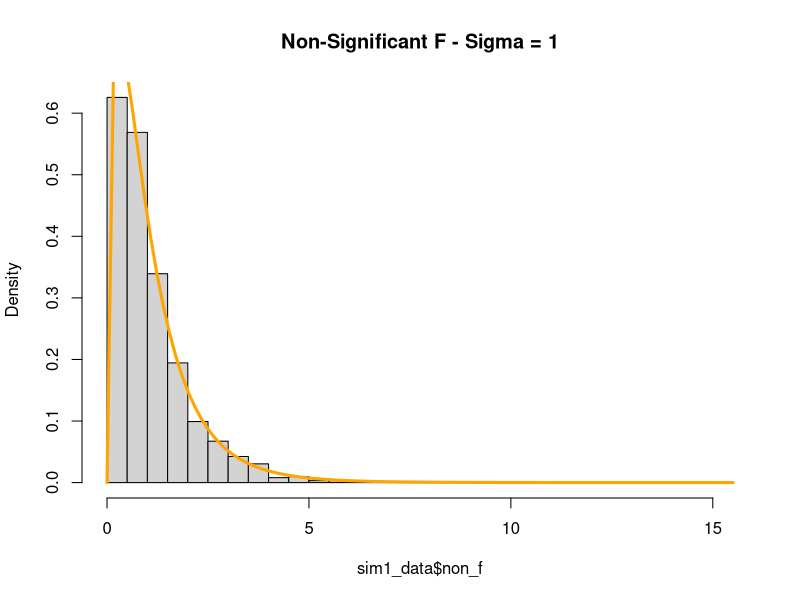
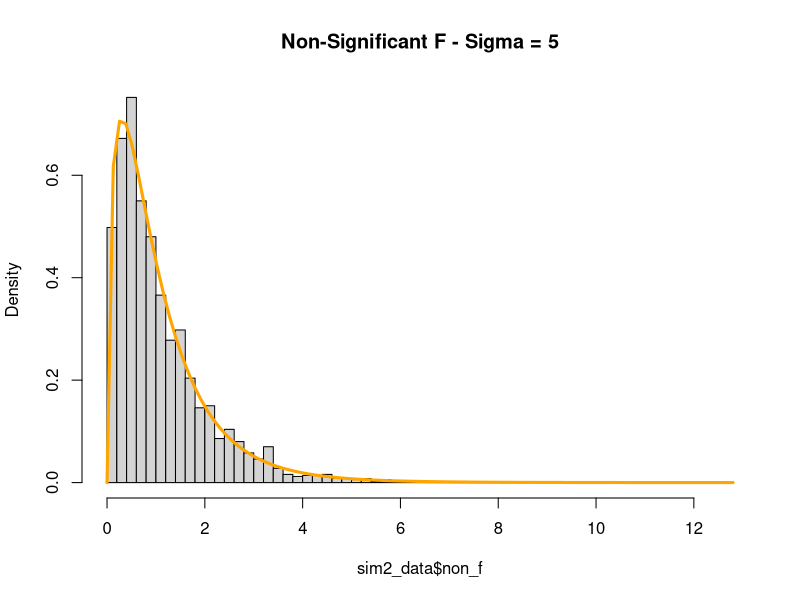
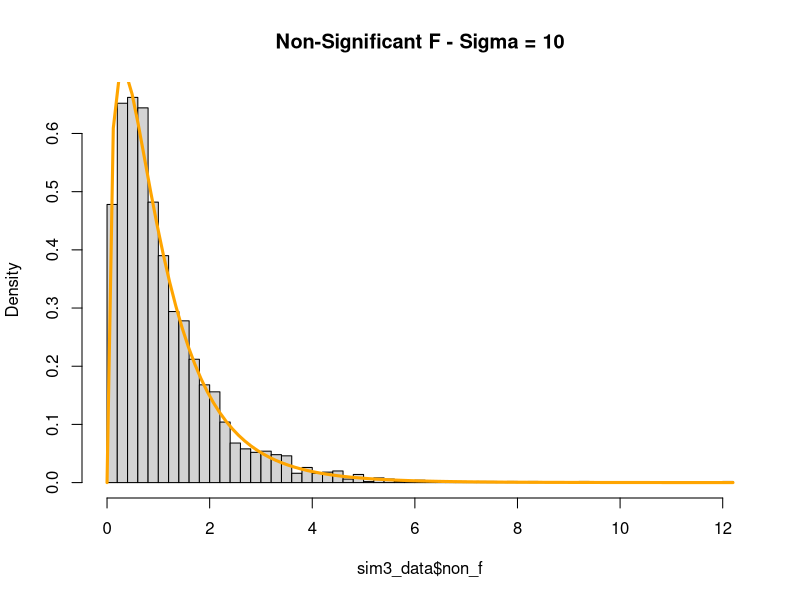
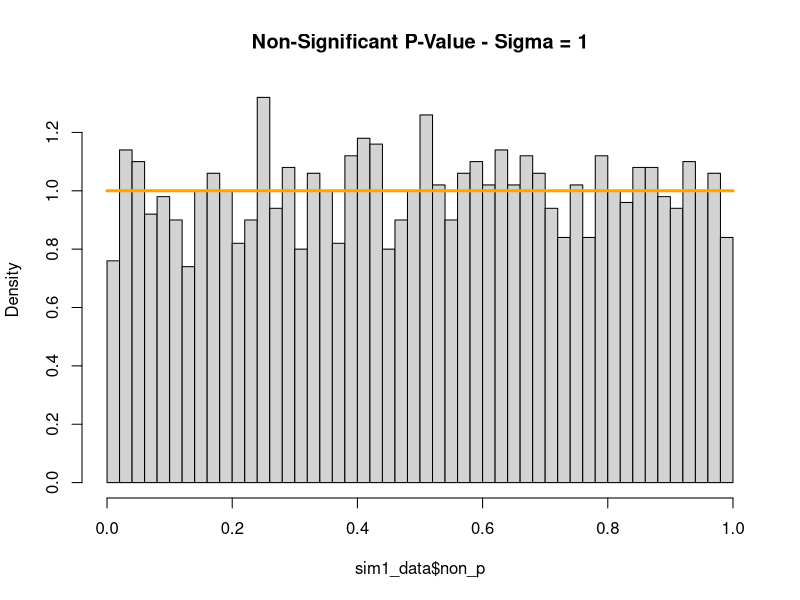
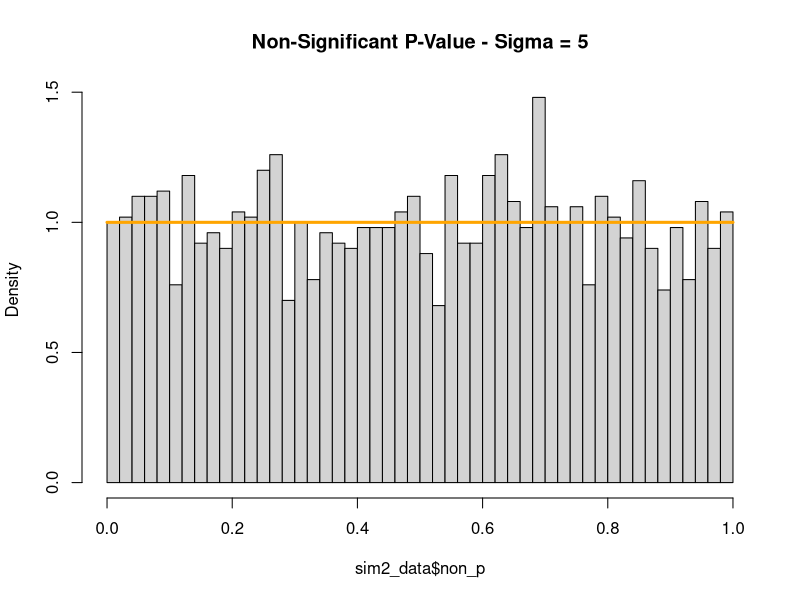
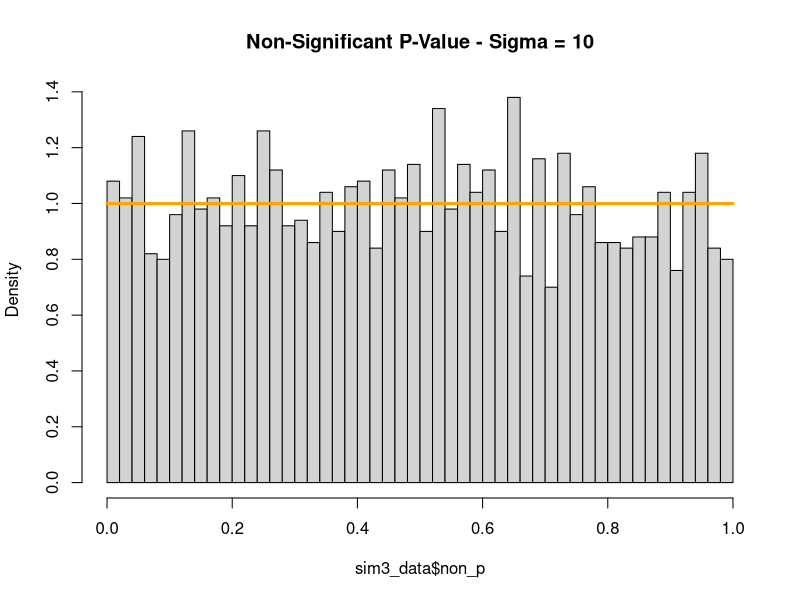
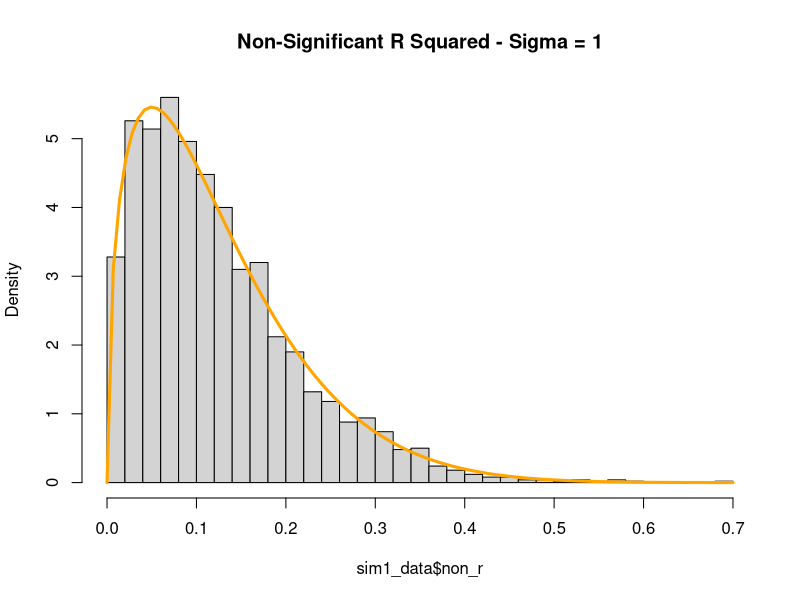
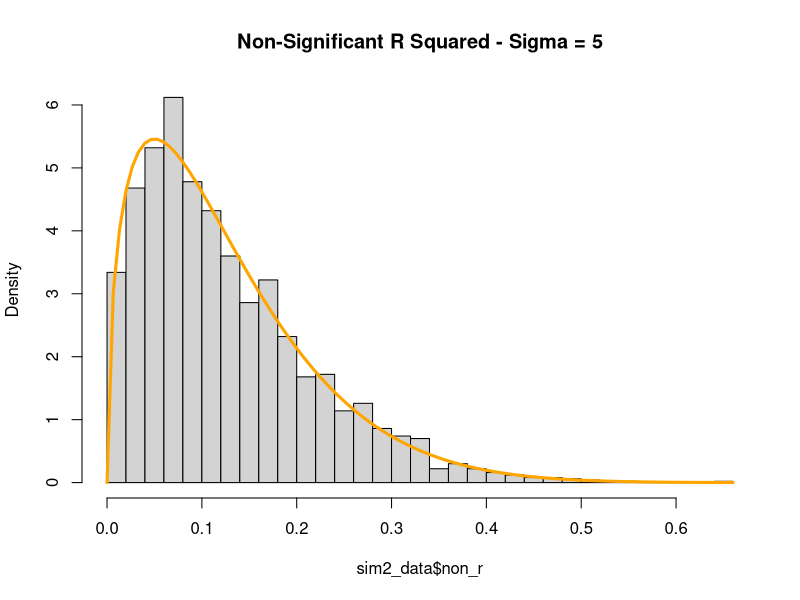

The R source for these figures, in order: (Note: a time limit stopped this script after it produced the figures.)
## ---- chunk 1
birthday = 19890927
set.seed(birthday)
library(readr)
study_1_data = read_csv("study_1.csv")
n = 25
p = 3 + 1
x0 = rep(1, n)
x1 = study_1_data$x1
x2 = study_1_data$x2
x3 = study_1_data$x3

# Significant Model beta values
sig_beta_0 = 3
sig_beta_1 = 1
sig_beta_2 = 1
sig_beta_3 = 1
# Non-Significant Model beta values
non_beta_0 = 3
non_beta_1 = 0
non_beta_2 = 0
non_beta_3 = 0

sigma = c(1, 5, 10)
simulations = 2500
## ---- chunk 2
sim1_data = data.frame(sig_f = rep(0, simulations), sig_p = rep(0, simulations), sig_r = rep(0, simulations),
                       non_f = rep(0, simulations), non_p = rep(0, simulations), non_r = rep(0, simulations))
for (iter in 1:simulations) {
  eps = rnorm(n, mean = 0, sd = sigma[1])
  study_1_data$y = sig_beta_0 + sig_beta_1 * x1 + sig_beta_2 * x2 + sig_beta_3 * x3 + eps
  sig_model = lm(y ~ ., data = study_1_data)
  sim1_data$sig_f[iter] = summary(sig_model)$fstatistic[[1]]
  sim1_data$sig_p[iter] = pf(summary(sig_model)$fstatistic[[1]], df1 = p - 1, df2 = n - p, lower.tail = FALSE)
  sim1_data$sig_r[iter] = summary(sig_model)$r.squared
  
  study_1_data$y = non_beta_0 + non_beta_1 * x1 + non_beta_2 * x2 + non_beta_3 * x3 + eps
  non_model = lm(y ~ ., data = study_1_data)
  sim1_data$non_f[iter] = summary(non_model)$fstatistic[[1]]
  sim1_data$non_p[iter] = pf(summary(non_model)$fstatistic[[1]], df1 = p - 1, df2 = n - p, lower.tail = FALSE)
  sim1_data$non_r[iter] = summary(non_model)$r.squared
}
## ---- chunk 3
sim2_data = data.frame(sig_f = rep(0, simulations), sig_p = rep(0, simulations), sig_r = rep(0, simulations),
                       non_f = rep(0, simulations), non_p = rep(0, simulations), non_r = rep(0, simulations))
for (iter in 1:simulations) {
  eps = rnorm(n, mean = 0, sd = sigma[2])
  study_1_data$y = sig_beta_0 + sig_beta_1 * x1 + sig_beta_2 * x2 + sig_beta_3 * x3 + eps
  sig_model = lm(y ~ ., data = study_1_data)
  sim2_data$sig_f[iter] = summary(sig_model)$fstatistic[[1]]
  sim2_data$sig_p[iter] = pf(summary(sig_model)$fstatistic[[1]], df1 = p - 1, df2 = n - p, lower.tail = FALSE)
  sim2_data$sig_r[iter] = summary(sig_model)$r.squared
  
  study_1_data$y = non_beta_0 + non_beta_1 * x1 + non_beta_2 * x2 + non_beta_3 * x3 + eps
  non_model = lm(y ~ ., data = study_1_data)
  sim2_data$non_f[iter] = summary(non_model)$fstatistic[[1]]
  sim2_data$non_p[iter] = pf(summary(non_model)$fstatistic[[1]], df1 = p - 1, df2 = n - p, lower.tail = FALSE)
  sim2_data$non_r[iter] = summary(non_model)$r.squared
}
## ---- chunk 4
sim3_data = data.frame(sig_f = rep(0, simulations), sig_p = rep(0, simulations), sig_r = rep(0, simulations),
                       non_f = rep(0, simulations), non_p = rep(0, simulations), non_r = rep(0, simulations))
for (iter in 1:simulations) {
  eps = rnorm(n, mean = 0, sd = sigma[3])
  study_1_data$y = sig_beta_0 + sig_beta_1 * x1 + sig_beta_2 * x2 + sig_beta_3 * x3 + eps
  sig_model = lm(y ~ ., data = study_1_data)
  sim3_data$sig_f[iter] = summary(sig_model)$fstatistic[[1]]
  sim3_data$sig_p[iter] = pf(summary(sig_model)$fstatistic[[1]], df1 = p - 1, df2 = n - p, lower.tail = FALSE)
  sim3_data$sig_r[iter] = summary(sig_model)$r.squared
  
  study_1_data$y = non_beta_0 + non_beta_1 * x1 + non_beta_2 * x2 + non_beta_3 * x3 + eps
  non_model = lm(y ~ ., data = study_1_data)
  sim3_data$non_f[iter] = summary(non_model)$fstatistic[[1]]
  sim3_data$non_p[iter] = pf(summary(non_model)$fstatistic[[1]], df1 = p - 1, df2 = n - p, lower.tail = FALSE)
  sim3_data$non_r[iter] = summary(non_model)$r.squared
}
## ---- chunk 5
hist(sim1_data$non_f, main = "Non-Significant F - Sigma = 1", prob = TRUE, breaks = 50)
x = sim1_data$non_f
curve(df(x, df1 = p - 1, df2 = n - p), col = "Orange", add = TRUE, lwd = 3)
## ---- chunk 6
hist(sim2_data$non_f, main = "Non-Significant F - Sigma = 5", prob = TRUE, breaks = 50)
x = sim2_data$non_f
curve(df(x, df1 = p - 1, df2 = n - p), col = "Orange", add = TRUE, lwd = 3)
## ---- chunk 7
hist(sim3_data$non_f, main = "Non-Significant F - Sigma = 10", prob = TRUE, breaks = 50)
x = sim3_data$non_f
curve(df(x, df1 = p - 1, df2 = n - p), col = "Orange", add = TRUE, lwd = 3)
## ---- chunk 8
hist(sim1_data$non_p, main = 'Non-Significant P-Value - Sigma = 1', prob = TRUE, breaks = 40)
x = sim1_data$non_p
curve(dunif(x), col='orange', add=TRUE, lwd=3)
## ---- chunk 9
hist(sim2_data$non_p, main = 'Non-Significant P-Value - Sigma = 5', prob = TRUE, breaks = 40)
x = sim2_data$non_p
curve(dunif(x), col='orange', add=TRUE, lwd=3)
## ---- chunk 10
hist(sim3_data$non_p, main = 'Non-Significant P-Value - Sigma = 10', prob = TRUE, breaks = 40)
x = sim3_data$non_p
curve(dunif(x), col='orange', add=TRUE, lwd=3)
## ---- chunk 11
hist(sim1_data$non_r, main = 'Non-Significant R Squared - Sigma = 1', prob = TRUE, breaks = 40)
x = sim1_data$non_r
curve(dbeta(x, (p-1)/2, (n-p)/2), col='orange', add=TRUE, lwd=3)
## ---- chunk 12
hist(sim2_data$non_r, main = 'Non-Significant R Squared - Sigma = 5', prob = TRUE, breaks = 40)
x = sim2_data$non_r
curve(dbeta(x, (p-1)/2, (n-p)/2), col='orange', add=TRUE, lwd=3)
## ---- chunk 13
hist(sim2_data$non_r, main = 'Non-Significant R Squared - Sigma = 10', prob = TRUE, breaks = 40)
x = sim2_data$non_r
curve(dbeta(x, (p-1)/2, (n-p)/2), col='orange', add=TRUE, lwd=3)
## ---- chunk 14
birthday = 19890927
set.seed(birthday)
library(readr)
study_2_data = read_csv("study_2.csv")
n = nrow(study_2_data)
p = 3 + 1
x0 = rep(1, n)
x1 = study_2_data$x1
x2 = study_2_data$x2
x3 = study_2_data$x3
x4 = study_2_data$x4
x5 = study_2_data$x5
x6 = study_2_data$x6
sigma = c(1, 2, 4)

beta_0 = 0
beta_1 = 5
beta_2 = -4
beta_3 = 1.6
beta_4 = -1.1
beta_5 = 0.7
beta_6 = 0.3

simulations = 1000

calculate_rmse  = function(actual, predicted) {
  return(sqrt(mean((actual - predicted)^2)))
}
## ---- chunk 15
sim1_rmse_train = data.frame(model_1 = rep(0, simulations), model_2 = rep(0, simulations), model_3 = rep(0, simulations),
                             model_4 = rep(0, simulations), model_5 = rep(0, simulations), model_6 = rep(0, simulations),
                             model_7 = rep(0, simulations), model_8 = rep(0, simulations), model_9 = rep(0, simulations))
sim1_rmse_test = data.frame(model_1 = rep(0, simulations), model_2 = rep(0, simulations), model_3 = rep(0, simulations),
                            model_4 = rep(0, simulations), model_5 = rep(0, simulations), model_6 = rep(0, simulations),
                            model_7 = rep(0, simulations), model_8 = rep(0, simulations), model_9 = rep(0, simulations))
for (iter in 1:simulations) {
  eps = rnorm(n, mean = 0, sd = sigma[1])
  study_2_data$y = beta_0 + beta_1 * x1 +  beta_2 * x2 + beta_3 * x3 + beta_4 * x4 + beta_5 * x5 + beta_6 * x6 + eps
  
  train_index = sample(n / 2)
  train_data = study_2_data[train_index,]
  test_data = study_2_data[-train_index,]
  
  model_1 = lm(y ~ x1, data = train_data)
  model_2 = lm(y ~ x1 + x2, data = train_data)
  model_3 = lm(y ~ x1 + x2 + x3, data = train_data)
  model_4 = lm(y ~ x1 + x2 + x3 + x4, data = train_data)
  model_5 = lm(y ~ x1 + x2 + x3 + x4 + x5, data = train_data)
  model_6 = lm(y ~ x1 + x2 + x3 + x4 + x5 + x6, data = train_data)
  model_7 = lm(y ~ x1 + x2 + x3 + x4 + x5 + x6 + x7, data = train_data)
  model_8 = lm(y ~ x1 + x2 + x3 + x4 + x5 + x6 + x7 + x8, data = train_data)
  model_9 = lm(y ~ x1 + x2 + x3 + x4 + x5 + x6 + x7 + x8 + x9, data = train_data)
  
  sim1_rmse_train$model_1[iter] = calculate_rmse(train_data$y, predict(model_1, train_data))
  sim1_rmse_train$model_2[iter] = calculate_rmse(train_data$y, predict(model_2, train_data))
  sim1_rmse_train$model_3[iter] = calculate_rmse(train_data$y, predict(model_3, train_data))
  sim1_rmse_train$model_4[iter] = calculate_rmse(train_data$y, predict(model_4, train_data))
  sim1_rmse_train$model_5[iter] = calculate_rmse(train_data$y, predict(model_5, train_data))
  sim1_rmse_train$model_6[iter] = calculate_rmse(train_data$y, predict(model_6, train_data))
  sim1_rmse_train$model_7[iter] = calculate_rmse(train_data$y, predict(model_7, train_data))
  sim1_rmse_train$model_8[iter] = calculate_rmse(train_data$y, predict(model_8, train_data))
  sim1_rmse_train$model_9[iter] = calculate_rmse(train_data$y, predict(model_9, train_data))
  
  sim1_rmse_test$model_1[iter] = calculate_rmse(test_data$y, predict(model_1, test_data))
  sim1_rmse_test$model_2[iter] = calculate_rmse(test_data$y, predict(model_2, test_data))
  sim1_rmse_test$model_3[iter] = calculate_rmse(test_data$y, predict(model_3, test_data))
  sim1_rmse_test$model_4[iter] = calculate_rmse(test_data$y, predict(model_4, test_data))
  sim1_rmse_test$model_5[iter] = calculate_rmse(test_data$y, predict(model_5, test_data))
  sim1_rmse_test$model_6[iter] = calculate_rmse(test_data$y, predict(model_6, test_data))
  sim1_rmse_test$model_7[iter] = calculate_rmse(test_data$y, predict(model_7, test_data))
  sim1_rmse_test$model_8[iter] = calculate_rmse(test_data$y, predict(model_8, test_data))
  sim1_rmse_test$model_9[iter] = calculate_rmse(test_data$y, predict(model_9, test_data))
}

## ---- chunk 16
sim2_rmse_train = data.frame(model_1 = rep(0, simulations), model_2 = rep(0, simulations), model_3 = rep(0, simulations),
                             model_4 = rep(0, simulations), model_5 = rep(0, simulations), model_6 = rep(0, simulations),
                             model_7 = rep(0, simulations), model_8 = rep(0, simulations), model_9 = rep(0, simulations))

sim2_rmse_test = data.frame(model_1 = rep(0, simulations), model_2 = rep(0, simulations), model_3 = rep(0, simulations),
                            model_4 = rep(0, simulations), model_5 = rep(0, simulations), model_6 = rep(0, simulations),
                            model_7 = rep(0, simulations), model_8 = rep(0, simulations), model_9 = rep(0, simulations))

for (iter in 1:simulations) {
  eps = rnorm(n, mean = 0, sd = sigma[2])
  study_2_data$y = beta_0 + beta_1 * x1 +  beta_2 * x2 + beta_3 * x3 + beta_4 * x4 + beta_5 * x5 + beta_6 * x6 + eps
  
  train_index = sample(n / 2)
  train_data = study_2_data[train_index,]
  test_data = study_2_data[-train_index,]
  
  model_1 = lm(y ~ x1, data = train_data)
  model_2 = lm(y ~ x1 + x2, data = train_data)
  model_3 = lm(y ~ x1 + x2 + x3, data = train_data)
  model_4 = lm(y ~ x1 + x2 + x3 + x4, data = train_data)
  model_5 = lm(y ~ x1 + x2 + x3 + x4 + x5, data = train_data)
  model_6 = lm(y ~ x1 + x2 + x3 + x4 + x5 + x6, data = train_data)
  model_7 = lm(y ~ x1 + x2 + x3 + x4 + x5 + x6 + x7, data = train_data)
  model_8 = lm(y ~ x1 + x2 + x3 + x4 + x5 + x6 + x7 + x8, data = train_data)
  model_9 = lm(y ~ x1 + x2 + x3 + x4 + x5 + x6 + x7 + x8 + x9, data = train_data)
  
  
  sim2_rmse_train$model_1[iter] = calculate_rmse(train_data$y, predict(model_1, train_data))
  sim2_rmse_train$model_2[iter] = calculate_rmse(train_data$y, predict(model_2, train_data))
  sim2_rmse_train$model_3[iter] = calculate_rmse(train_data$y, predict(model_3, train_data))
  sim2_rmse_train$model_4[iter] = calculate_rmse(train_data$y, predict(model_4, train_data))
  sim2_rmse_train$model_5[iter] = calculate_rmse(train_data$y, predict(model_5, train_data))
  sim2_rmse_train$model_6[iter] = calculate_rmse(train_data$y, predict(model_6, train_data))
  sim2_rmse_train$model_7[iter] = calculate_rmse(train_data$y, predict(model_7, train_data))
  sim2_rmse_train$model_8[iter] = calculate_rmse(train_data$y, predict(model_8, train_data))
  sim2_rmse_train$model_9[iter] = calculate_rmse(train_data$y, predict(model_9, train_data))
  
  sim2_rmse_test$model_1[iter] = calculate_rmse(test_data$y, predict(model_1, test_data))
  sim2_rmse_test$model_2[iter] = calculate_rmse(test_data$y, predict(model_2, test_data))
  sim2_rmse_test$model_3[iter] = calculate_rmse(test_data$y, predict(model_3, test_data))
  sim2_rmse_test$model_4[iter] = calculate_rmse(test_data$y, predict(model_4, test_data))
  sim2_rmse_test$model_5[iter] = calculate_rmse(test_data$y, predict(model_5, test_data))
  sim2_rmse_test$model_6[iter] = calculate_rmse(test_data$y, predict(model_6, test_data))
  sim2_rmse_test$model_7[iter] = calculate_rmse(test_data$y, predict(model_7, test_data))
  sim2_rmse_test$model_8[iter] = calculate_rmse(test_data$y, predict(model_8, test_data))
  sim2_rmse_test$model_9[iter] = calculate_rmse(test_data$y, predict(model_9, test_data))
}

## ---- chunk 17
sim3_rmse_train = data.frame(model_1 = rep(0, simulations), model_2 = rep(0, simulations), model_3 = rep(0, simulations),
                             model_4 = rep(0, simulations), model_5 = rep(0, simulations), model_6 = rep(0, simulations),
                             model_7 = rep(0, simulations), model_8 = rep(0, simulations), model_9 = rep(0, simulations))

sim3_rmse_test = data.frame(model_1 = rep(0, simulations), model_2 = rep(0, simulations), model_3 = rep(0, simulations),
                            model_4 = rep(0, simulations), model_5 = rep(0, simulations), model_6 = rep(0, simulations),
                            model_7 = rep(0, simulations), model_8 = rep(0, simulations), model_9 = rep(0, simulations))

for (iter in 1:simulations) {
  eps = rnorm(n, mean = 0, sd = sigma[3])
  study_2_data$y = beta_0 + beta_1 * x1 +  beta_2 * x2 + beta_3 * x3 + beta_4 * x4 + beta_5 * x5 + beta_6 * x6 + eps
  
  train_index = sample(n / 2)
  train_data = study_2_data[train_index,]
  test_data = study_2_data[-train_index,]
  
  model_1 = lm(y ~ x1, data = train_data)
  model_2 = lm(y ~ x1 + x2, data = train_data)
  model_3 = lm(y ~ x1 + x2 + x3, data = train_data)
  model_4 = lm(y ~ x1 + x2 + x3 + x4, data = train_data)
  model_5 = lm(y ~ x1 + x2 + x3 + x4 + x5, data = train_data)
  model_6 = lm(y ~ x1 + x2 + x3 + x4 + x5 + x6, data = train_data)
  model_7 = lm(y ~ x1 + x2 + x3 + x4 + x5 + x6 + x7, data = train_data)
  model_8 = lm(y ~ x1 + x2 + x3 + x4 + x5 + x6 + x7 + x8, data = train_data)
  model_9 = lm(y ~ x1 + x2 + x3 + x4 + x5 + x6 + x7 + x8 + x9, data = train_data)
  
  
  
  sim3_rmse_train$model_1[iter] = calculate_rmse(train_data$y, predict(model_1, train_data))
  sim3_rmse_train$model_2[iter] = calculate_rmse(train_data$y, predict(model_2, train_data))
  sim3_rmse_train$model_3[iter] = calculate_rmse(train_data$y, predict(model_3, train_data))
  sim3_rmse_train$model_4[iter] = calculate_rmse(train_data$y, predict(model_4, train_data))
  sim3_rmse_train$model_5[iter] = calculate_rmse(train_data$y, predict(model_5, train_data))
  sim3_rmse_train$model_6[iter] = calculate_rmse(train_data$y, predict(model_6, train_data))
  sim3_rmse_train$model_7[iter] = calculate_rmse(train_data$y, predict(model_7, train_data))
  sim3_rmse_train$model_8[iter] = calculate_rmse(train_data$y, predict(model_8, train_data))
  sim3_rmse_train$model_9[iter] = calculate_rmse(train_data$y, predict(model_9, train_data))
  
  sim3_rmse_test$model_1[iter] = calculate_rmse(test_data$y, predict(model_1, test_data))
  sim3_rmse_test$model_2[iter] = calculate_rmse(test_data$y, predict(model_2, test_data))
  sim3_rmse_test$model_3[iter] = calculate_rmse(test_data$y, predict(model_3, test_data))
  sim3_rmse_test$model_4[iter] = calculate_rmse(test_data$y, predict(model_4, test_data))
  sim3_rmse_test$model_5[iter] = calculate_rmse(test_data$y, predict(model_5, test_data))
  sim3_rmse_test$model_6[iter] = calculate_rmse(test_data$y, predict(model_6, test_data))
  sim3_rmse_test$model_7[iter] = calculate_rmse(test_data$y, predict(model_7, test_data))
  sim3_rmse_test$model_8[iter] = calculate_rmse(test_data$y, predict(model_8, test_data))
  sim3_rmse_test$model_9[iter] = calculate_rmse(test_data$y, predict(model_9, test_data))
}
## ---- chunk 18
birthday = 19890927
set.seed(birthday)
beta_0 = 0
beta_1_list = seq(-2, 2, .1)
sigmas = c(1, 2, 4)
samples = c(10, 20, 30)
alpha = 0.05
simulations = 1000
number_iterations = length(sigmas) * length(samples) * length(beta_1_list)
## ---- chunk 19
power_data = data.frame(sigma = rep(0, number_iterations), n = rep(0, number_iterations),
                        beta_1 = rep(0, number_iterations), power = rep(0, number_iterations))
i = 1
for (sigma in sigmas) {
  for (n in samples) {
    x_values = seq(0, 5, length = n)
    for (beta_1 in beta_1_list) {
      rejected = 0
      for (iter in 1:simulations) {
        eps = rnorm(n, 0, sigma)
        y = beta_0 + beta_1 * x_values + eps
        model = lm(y ~ x_values)
        beta_1_p = summary(model)$coefficients[2, 4]
        if (beta_1_p < alpha) {
          rejected = rejected + 1
        }
      }
      power = rejected / simulations
      power_data$sigma[i] = sigma
      power_data$n[i] = n
      power_data$beta_1[i] = beta_1
      power_data$power[i] = power
      i = i + 1
    }
  }
}
## ---- chunk 20
mean_sigmas = rep(0, length(sigmas))
i = 1
for (sigma in sigmas) {
  mean_sigmas[i] = mean(power_data$power[power_data$sigma == sigma])
  i = i + 1
}
## ---- chunk 21
mean_beta_1s = rep(0, length(beta_1_list))
i = 1
for (beta_1 in beta_1_list) {
  mean_beta_1s[i] = mean(power_data$power[power_data$beta_1 == beta_1])
  i = i + 1
}
## ---- chunk 22
mean_n = rep(0, length(samples))
i = 1
for (sample in samples) {
  mean_n[i] = mean(power_data$power[power_data$n == sample])
  i = i + 1
}
